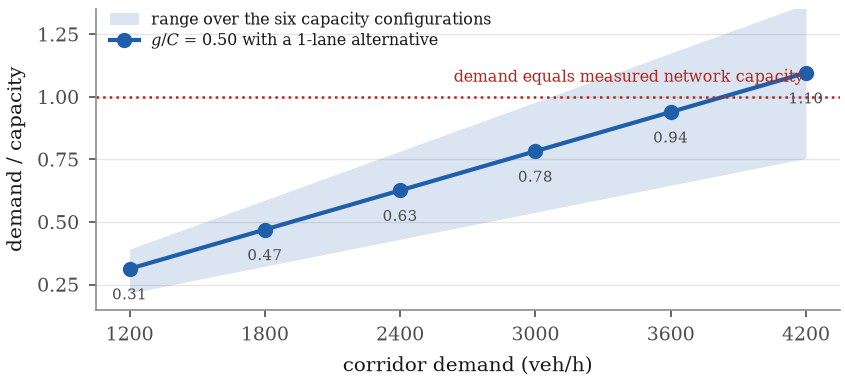

This figure's Python source:
"""Figure 3 -- the operating-regime design: which factor is varied, over what
range, and which policy failure mechanism it is there to activate."""
import os, sys
import numpy as np
import matplotlib.pyplot as plt
sys.path.insert(0, os.path.dirname(os.path.abspath(__file__)))
import style as ST

SAT = {"c": 1761.0, "n": 1596.0}
CAP_FREE, CYCLE, YELLOW = 1500.0, 90.0, 4.0


def cap_total(gc, alt):
    g = (gc * CYCLE - YELLOW) / CYCLE
    return 2 * SAT["c"] * g + alt * SAT["n"] * g + CAP_FREE


FACTORS = [
    ("corridor demand (veh/h)", ["1200", "1800", "2400", "3000", "3600", "4200"],
     "capacity shortage", "P1"),
    ("green ratio $g/C$", ["0.35", "0.50", "0.65"], "signalised capacity", "P1"),
    ("guidance penetration", ["0.2", "0.5", "0.8"],
     "controlled cohort size; herding", "P2"),
    ("information lag (s)", ["30", "120", "300"], "staleness; oscillation", "P2"),
    ("incident regime", ["none", "arterial"], "travel-time risk", "P4"),
    ("alternative capacity", ["1 lane", "2 lanes"],
     "whether there is load to balance", "P3"),
]


def main():
    ST.setup()
    fig, bx = plt.subplots(1, 1, figsize=(4.80, 1.95))
    dem = np.array([1200, 1800, 2400, 3000, 3600, 4200], float)
    cfg = [(g, a) for g in (0.35, 0.50, 0.65) for a in (1, 2)]
    lo = np.min([dem / cap_total(g, a) for g, a in cfg], axis=0)
    hi = np.max([dem / cap_total(g, a) for g, a in cfg], axis=0)
    mid = dem / cap_total(0.50, 1)
    bx.fill_between(dem, lo, hi, color=ST.ACCENT, alpha=0.16, lw=0,
                    label="range over the six capacity configurations")
    bx.plot(dem, mid, "-o", color=ST.ACCENT, lw=1.5, ms=4.5,
            label="$g/C$ = 0.50 with a 1-lane alternative")
    bx.axhline(1.0, color=ST.WARN, lw=0.9, ls=":")
    bx.text(4190, 1.045, "demand equals measured network capacity",
            fontsize=ST.TEXT - 1.4, color=ST.WARN, va="bottom", ha="right")
    for d, m in zip(dem, mid):
        bx.annotate(f"{m:.2f}", (d, m), textcoords="offset points",
                    xytext=(0, -11), ha="center", fontsize=ST.TEXT - 1.7,
                    color=ST.INK2)
    bx.set_xticks(dem); bx.set_xlabel("corridor demand (veh/h)")
    bx.set_ylabel("demand / capacity")
    bx.set_xlim(1050, 4350); bx.set_ylim(0.15, 1.35)
    bx.set_yticks([0.25, 0.50, 0.75, 1.00, 1.25])
    bx.grid(axis="y", lw=0.5); bx.set_axisbelow(True)
    ST.despine(bx)
    bx.legend(loc="upper left", bbox_to_anchor=(0.0, 1.04), handlelength=1.8,
              fontsize=ST.TEXT - 1.5, labelspacing=0.3)
    ST.save(fig, "fig3_design")


if __name__ == "__main__":
    main()
